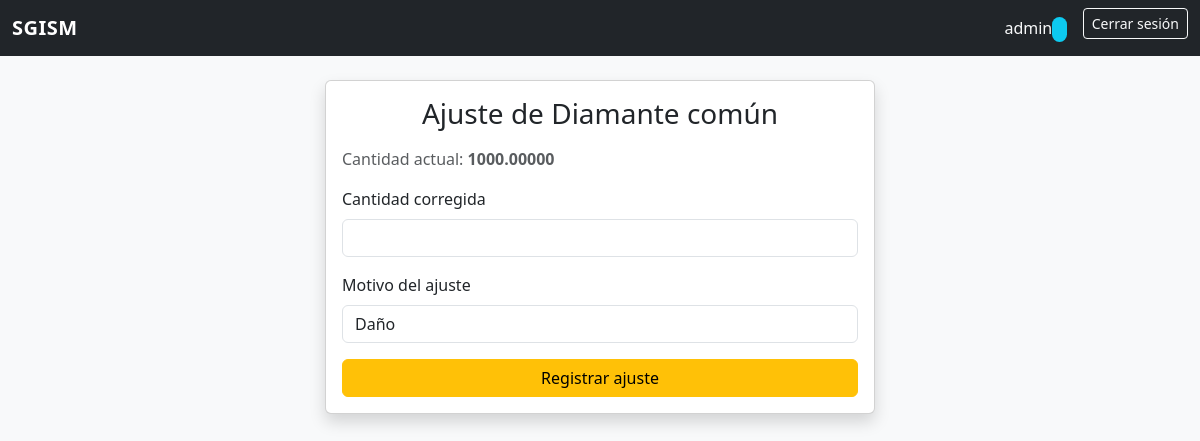
The app's page /inventory/adjustment/DIM01/ (signed in), older data.
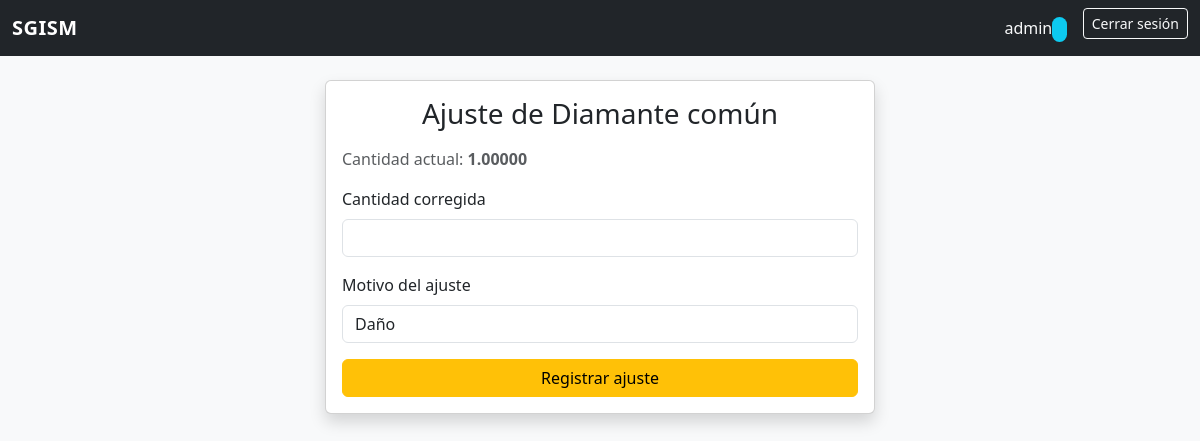
The same page, newer data.
### inventory/models.py (models this page shows)
class Gemstone(models.Model):
    id = models.CharField(max_length=5, primary_key=True)
    type = models.CharField(max_length=100)
    name = models.CharField(max_length=100)
    ammount_available = models.DecimalField(max_digits=20, decimal_places=5, default=0)

### inventory/views.py (the view, shortened to what this page needs)
# urls.py: path("adjustment/<slug:gemstone_id>/", views.adjustment_movement, name="adjustment"),
@login_required
@roles_required(["gerente", "asistente"])
def adjustment_movement(request, gemstone_id):
    gemstone = get_object_or_404(Gemstone, pk=gemstone_id)
    context = {
        "gemstone": gemstone,
    }
    return render(request, "inventory/adjustment_movement.html", context)

### inventory/templates/inventory/adjustment_movement.html (shortened to what this page needs)
{% extends "base.html" %}
{% block content %}
<div class="card shadow mx-auto" style="max-width: 550px;">
    <div class="card-body">
        <h3 class="text-center mb-3">Ajuste de {{ gemstone.name }}</h3>
        <form method="post" action="{% url 'adjustment' gemstone.id %}">
            <p class="text-muted">Cantidad actual: <strong>{{ gemstone.ammount_available }}</strong></p>
            <div class="mb-3">
                <label class="form-label">Cantidad corregida</label>
                <input type="number" name="ammount" class="form-control" min="0" required>
            </div>
            <div class="mb-3">
                <label class="form-label">Motivo del ajuste</label>
                <select name="motive" class="form-control" required>
                    <option value="damage">Daño</option>
                </select>
            </div>
            <button class="btn btn-warning w-100">Registrar ajuste</button>
        </form>
    </div>
</div>
{% endblock %}

Row changes from the older to the newer data that the page shows:
changed Gemstone "Diamante común": ammount_available "1000.00000" → "1.00000"
